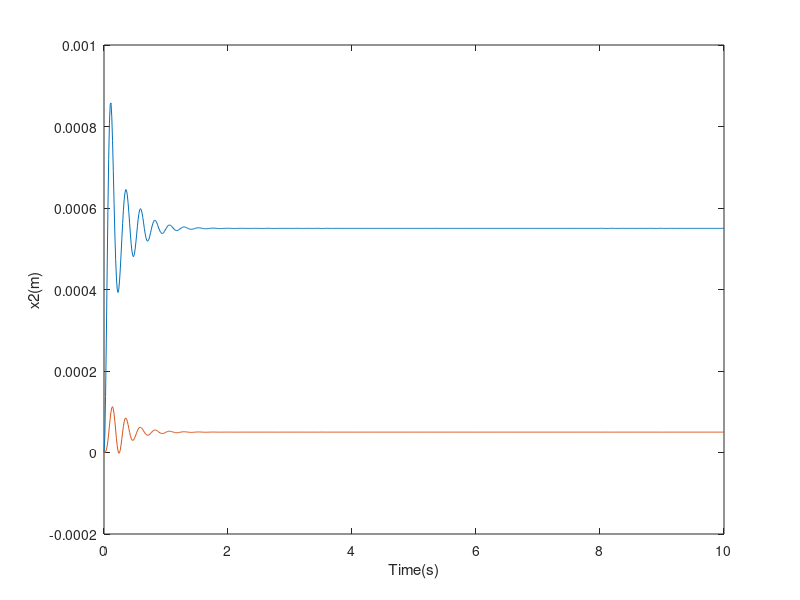

MATLAB code for this plot:
m1 = 10;   %Mass1(kg)
m2 = 100;  %Mass2(kg)
c1 = 100;
c2 = 1000;
k1 = 10000;
k2 = 100000;
f = 5;   %The required force
fun = @(t,y)[y(3); y(4); (f+k1*y(2)+c1*y(4)-k1*y(1)-c1*y(3))/m1; (k1*y(1)+c1*y(3)-(k1+k2)*y(2)-(c1+c2)*y(4))/m2]
tspan = linspace(0, 10, 800);
[T,Y] = ode45(fun,tspan,[0;0;0;0]);
plot(T,Y(:,1));
xlabel('Time(s)');ylabel('x1(m)');
hold on;
plot(T,Y(:,2));
xlabel('Time(s)');ylabel('x2(m)');
hold off;